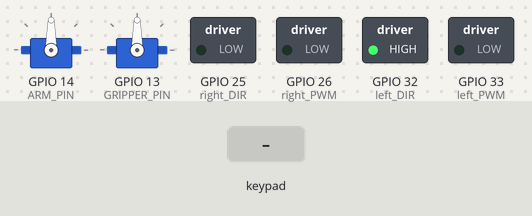
This program was run on a simulated ESP32. Shown: 2 × servo, switched loads named in the program (green lamp = pin HIGH). The test bench sets the inputs (shaded band). Nothing arrives over Bluetooth unless stated; what the program prints to the serial monitor is not drawn.

Above: at 1.2 s.
1.3 s: key 'X' pressed
At 2.4 s:
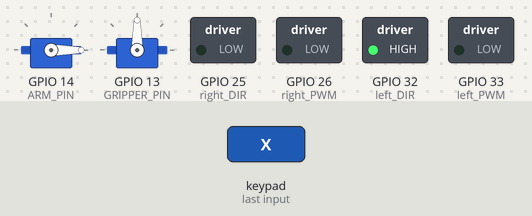
2.8 s: key 'O' pressed
At 3.7 s:
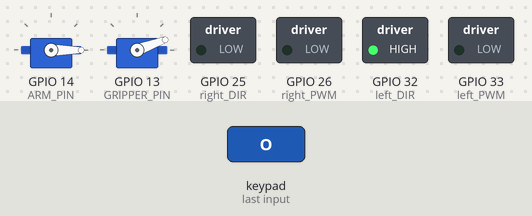
4.3 s: key 'T' pressed
At 5.0 s:
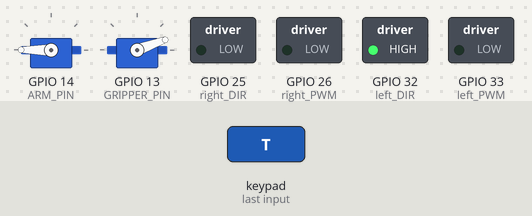
5.8 s: key 'S' pressed
At 6.4 s:
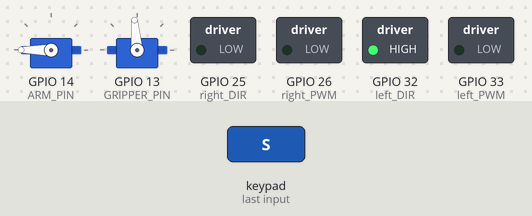
Timing chart, 0 to 8.3 s (numbered marks = the images above; inputs shaded):
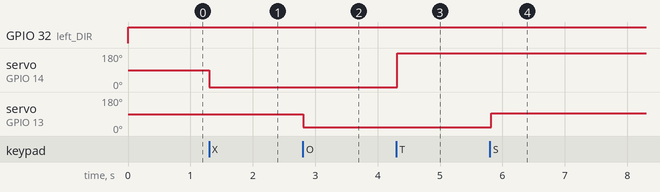

Measured:
- after the input at 1.3 s, servo on GPIO 14 (ARM_PIN): 90° → 0° at once
- after the input at 2.8 s, servo on GPIO 13 (GRIPPER_PIN): 90° → 20° at once
- after the input at 4.3 s, servo on GPIO 14 (ARM_PIN): 0° → 180° at once
- after the input at 5.8 s, servo on GPIO 13 (GRIPPER_PIN): 20° → 95° at once

The program:

main.cpp
```cpp
// ===============================
// NRL Robot Base Code - PS5

// Core Arduino library
#include <Arduino.h>
#include <ps5Controller.h> // PS5 controller library
#include <ESP32Servo.h>    // Servo library for ESP32

// ===== Motor Pins =====
const int left_DIR  = 32;
const int left_PWM  = 33;
const int right_DIR = 25;
const int right_PWM = 26;

const String PS5_MAC_ADDRESS = "50:EE:32:D9:71:37";

// Motor direction inversion (adjust if motors run backward)
bool reverseLeftMotor  = false;
bool reverseRightMotor = true;

// ===== Servo Pins =====
const int ARM_PIN     = 14;
const int GRIPPER_PIN = 13;

// ===== Servo Objects =====
Servo armServo;
Servo gripperServo;

// ===== Servo Positions =====
int ARM     = 90;   // initial arm position
int GRIPPER = 90;   // initial gripper position

// ===== Arm Positions =====
const int ARM_UP   = 180;  // Triangle → Arm up
const int ARM_DOWN = 0;    // Cross → Arm down

// ===== Gripper Open/Close Positions =====
const int GRIPPER_OPEN  = 20;  // Circle → Open
const int GRIPPER_CLOSE = 95;  // Square → Close

// ===== Motor Control Function =====
void setMotor(int pwmPin, int dirPin, int speed, bool reverse) {
  speed = constrain(speed, -255, 255);
  bool direction = speed >= 0;
  if (reverse) direction = !direction;
  digitalWrite(dirPin, direction);
  analogWrite(pwmPin, abs(speed));
}

void setup() {
  Serial.begin(921600);
  Serial.println("Robot Base Code Started");

  pinMode(left_DIR, OUTPUT);
  pinMode(left_PWM, OUTPUT);
  pinMode(right_DIR, OUTPUT);
  pinMode(right_PWM, OUTPUT);

  armServo.attach(ARM_PIN);
  gripperServo.attach(GRIPPER_PIN);

  armServo.write(ARM);
  gripperServo.write(GRIPPER);

  ps5.begin(PS5_MAC_ADDRESS.c_str());
  Serial.println("Waiting for PS5 Controller...");
}

void loop() {
  if (ps5.isConnected()) {
    int speed = map(ps5.LStickY(), -128, 127, -255, 255);
    int turn  = map(ps5.RStickX(), -128, 127, 255, -255);

    if (abs(speed) < 20) speed = 0;
    if (abs(turn)  < 20) turn  = 0;

    int leftSpeed  = constrain(speed + turn, -255, 255);
    int rightSpeed = constrain(speed - turn, -255, 255);
    // Tip: If robot moves in reverse or turns incorrectly, swap the sign of the last two map() values (e.g., -255, 255 → 255, -255) for speed or turn


    setMotor(left_PWM, left_DIR, leftSpeed, reverseLeftMotor);
    setMotor(right_PWM, right_DIR, rightSpeed, reverseRightMotor);

    // ===== ARM CONTROL =====
    if (ps5.Triangle()) ARM = ARM_UP;
    if (ps5.Cross())    ARM = ARM_DOWN;
    armServo.write(ARM);

    // ===== GRIPPER CONTROL =====
    if (ps5.Square())  GRIPPER = GRIPPER_CLOSE;
    if (ps5.Circle())  GRIPPER = GRIPPER_OPEN;
    gripperServo.write(GRIPPER);

    delay(20);
  } else {
    Serial.println("Controller disconnected. Waiting to reconnect...");
    delay(1000);
  }
} 
```
